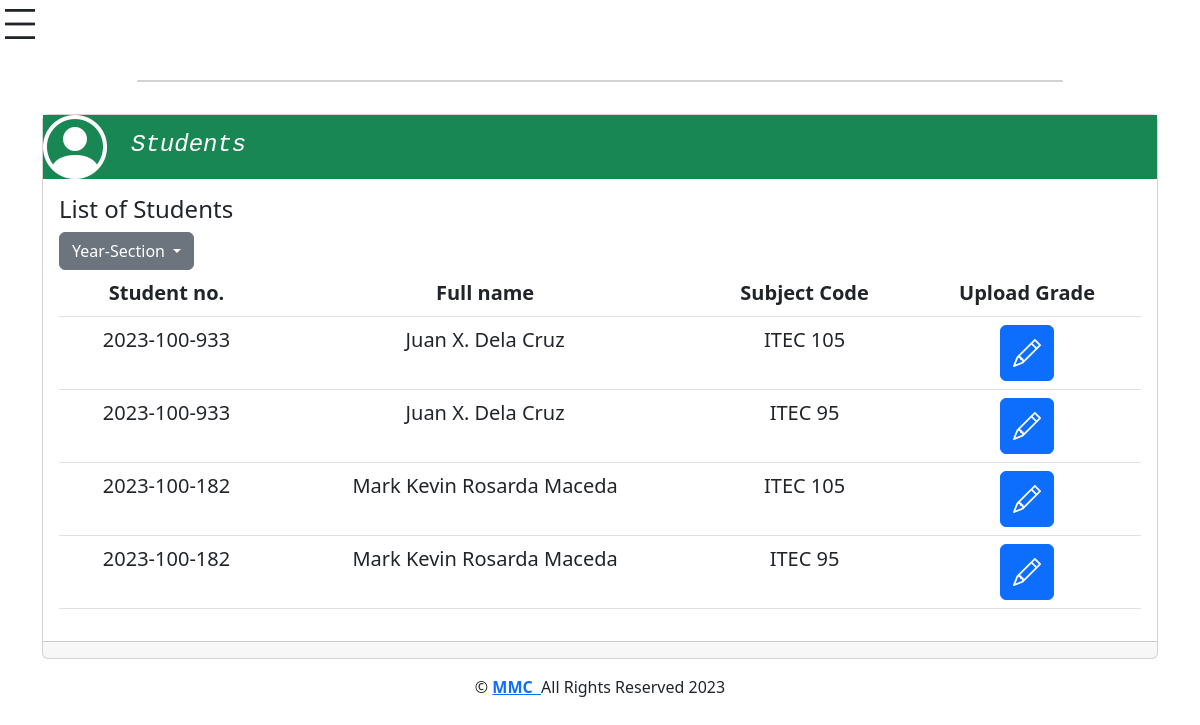
Screenshot of /admin/grade.php (signed in) with the database file from the repository.
### tables this page shows
CREATE TABLE `students` (
  `id` int(255) NOT NULL,
  `accountID` varchar(255) NOT NULL,
  `img_url` varchar(255) NOT NULL,
  `lname` varchar(100) NOT NULL,
  `middlename` varchar(100) NOT NULL,
  `fname` varchar(100) NOT NULL,
  `email` varchar(255) NOT NULL,
  `password` varchar(255) NOT NULL,
  `role` enum('user','admin') NOT NULL,
  `address` varchar(255) NOT NULL,
  `cnum` varchar(11) NOT NULL,
  `bdate` date NOT NULL,
  `course` enum('Bachelor of Science in Information Technology','Bachelor of Science in Hospitality Management','Bachelor of Science in Business Management','General Education') NOT NULL,
  `year` varchar(255) NOT NULL,
  `semester` varchar(255) NOT NULL,
  `gender` varchar(255) NOT NULL,
  `category` varchar(255) NOT NULL,
  `pay_status` varchar(11) NOT NULL,
  `acadyear` varchar(20) NOT NULL
);

CREATE TABLE `student_courses` (
  `id` int(11) NOT NULL,
  `student_id` varchar(55) NOT NULL,
  `course` varchar(255) NOT NULL,
  `subject_code` varchar(55) NOT NULL,
  `subject_name` varchar(55) NOT NULL,
  `lecture` varchar(55) NOT NULL,
  `lab` varchar(55) NOT NULL,
  `subject_year` varchar(55) NOT NULL,
  `subject_semester` varchar(55) NOT NULL,
  `enrollment_date` datetime DEFAULT current_timestamp(),
  `action` enum('added','dropped','update') NOT NULL,
  `grade` float NOT NULL
);

### admin/grade.php (the view, shortened to what this page needs)
<?php
include "db_conn.php";
if (isset($_SESSION['accountID'], $_SESSION['img_url'], $_SESSION['fname'], $_SESSION['bdate'], $_SESSION['middlename'], $_SESSION['address'], $_SESSION['cnum'], $_SESSION['lname'], $_SESSION['course'], $_SESSION['gender'])) {
    ?>
    <!DOCTYPE html>
    <html lang="en">
    <head>
        <link rel="stylesheet" href="index3.">
        <link href="https://cdn.jsdelivr.net/npm/bootstrap@5.2.3/dist/css/bootstrap.min.css" rel="stylesheet"
>
        <link rel="stylesheet" href="https://cdn.jsdelivr.net/npm/bootstrap-icons@1.10.5/font/bootstrap-icons.css">
    </head>
    <body>
        <button class="navbar-toggler position-absolute" type="button" data-bs-toggle="offcanvas"
            data-bs-target="#offcanvasNavbar" aria-controls="offcanvasNavbar">
            <span class="material-symbols-outlined text-dark fs-1 mt-1">
            </span>
        </button>
        <nav class="navbar bg-body-tertiary">
        </nav><br><br>
        <div class="container-lg">
            <div class="row justify-content-center">
                <div class="col-sm-10 col-md-10 col-lg-10">
                    <div class="card-group my-3">
                        <div class="card">
                                        </div>
                                    </div>
                                </div>
                            </div>
                    <div class="card-group my-3">
                        <div class="card">
                                <i
                                    class="bi bi-person-circle  text-start d-flex justify-content-start text-bg-success  display-3">
                                    <p class="fs-4 mt-3 ms-4 font-monospace"> Students</p>
                                </i>
                            <div class="card-body d-flex justify-content-between flex-column">
                                <h4 class="card-title">List of Students</h4>
                                <div class="dropdown">
                                    <button class="btn btn-secondary dropdown-toggle" type="button"
                                        data-bs-toggle="dropdown" aria-expanded="false">
                                        Year-Section
                                    </button>
                                </div>
                                <div class="table-responsive">
                                    <?php
                                    $host = "localhost";
                                    $dbname = "db_enroll";
                                    $username = "root";
                                    $password = "";
                                    try {
                                        $db = new PDO("mysql:host=$host;dbname=$dbname", $username, $password);
                                        $db->setAttribute(PDO::ATTR_ERRMODE, PDO::ERRMODE_EXCEPTION);
                                    } catch (PDOException $e) {
                                        echo "Connection failed: " . $e->getMessage();
                                        exit;
                                    }
                                    $query = "SELECT student_courses.student_id, students.accountID, students.lname, students.fname, students.middlename, tblschedule.subject_code, student_courses.subject_code, student_courses.action
                          FROM students
                          INNER JOIN student_courses ON student_courses.student_id = students.accountID
                          INNER JOIN tblschedule ON student_courses.subject_code = tblschedule.subject_code
                          WHERE student_courses.subject_code IN (SELECT subject_code FROM tblschedule)
                          AND tblschedule.accountID = :accountID";
                        $stmt = $db->prepare($query);
                        $stmt->bindValue(':accountID', $_SESSION['accountID']);
                        $stmt->execute();
                                    $results = $stmt->fetchAll();
                                    $html = '';
                                    foreach ($results as $row) {
                                        $html .= "<tr>";
                                        $html .= "<td>{$row['accountID']}</td>";
                                        $html .= "<td>{$row['fname']}&nbsp;{$row['middlename']}&nbsp;{$row['lname']}</td>";
                                        $html .= "<td>{$row['subject_code']}</td>";
                                        $html .= '<td> <button type="button" class="btn btn-primary" data-bs-toggle="modal" data-bs-target="#schedule-modal" data-accountid="' . $row['accountID'] . '" data-subjectcode="' . $row['subject_code'] . '" data-fname="' . $row['fname'] . '" data-middlename="' . $row['middlename'] . '" data-lname="' . $row['lname'] . '"><i class="bi bi-pencil fs-3"></i></button></td>';
                                        $html .= "</tr>";
                                    }
                                    ?>
                                    <table class="table table-hover fs-5 text-center">
                                        <thead>
                                            <tr>
                                                <th>Student no.</th>
                                                <th>Full name</th>
                                                <th>Subject Code</th>
                                                <th>Upload Grade</th>
                                            </tr>
                                        </thead>
                                        <tbody>
                                            <?php echo $html; ?>
                                        </tbody>
                                    </table>
                                </div>
                            </div>
                            <div class="card-footer">
                            </div>
                        </div>
                    </div>
                    </div>
                    <div>
                    <footer id="footer" style="text-align:center;">
                        <div class="container">
                            <div class="copyright">
                                &copy; <span><a href="contact.php"><strong>MMC&nbsp;&nbsp;</strong></a></span>All Rights
                                Reserved
                                2023
                            </div>
                        </div>
                    </footer></div>
    </body>
    </html>
<?php
} else {
    header("Location: ../admin/index.php");
    exit();
}
?>

### rows the page displays
students: accountID "2023-100-933", fname "Juan", middlename "X.", lname "Dela Cruz", student_courses.subject_code "ITEC 105", student_courses.subject_code "ITEC 95"
students: accountID "2023-100-182", fname "Mark Kevin", middlename "Rosarda", lname "Maceda", student_courses.subject_code "ITEC 105", student_courses.subject_code "ITEC 95"
